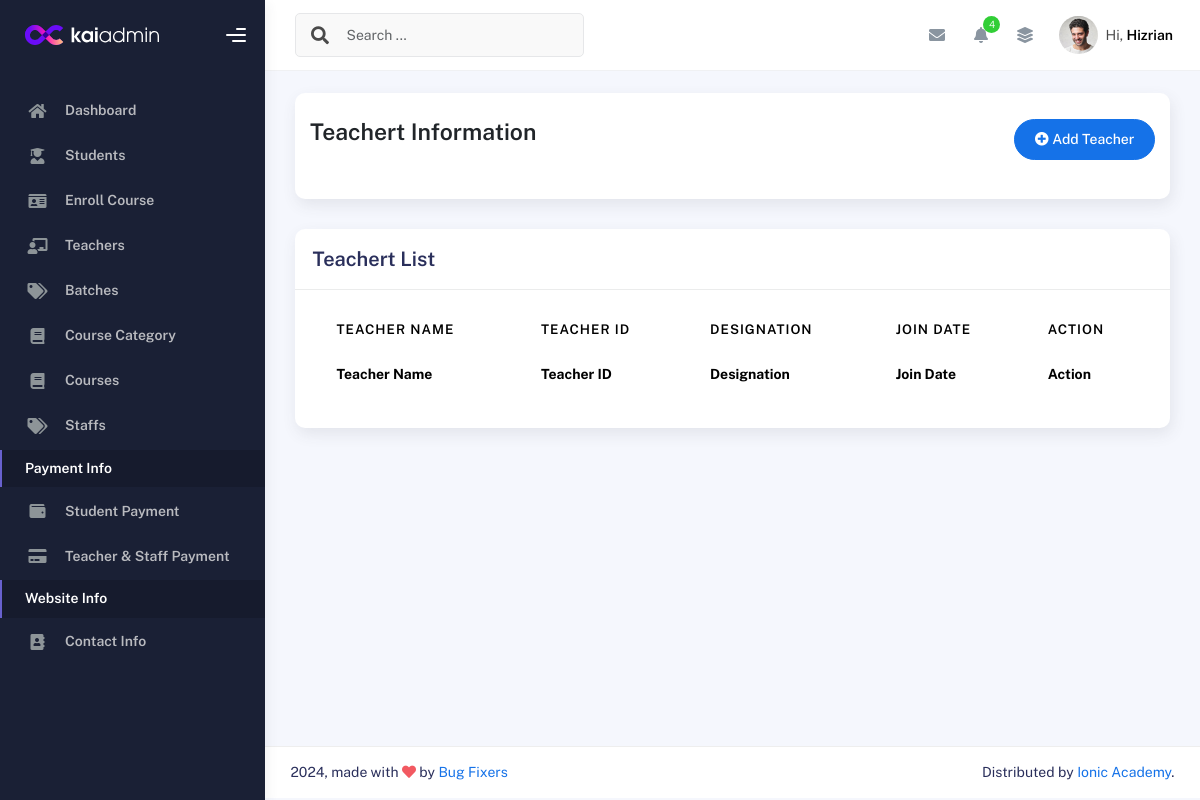
Before: /teacherlist/ (signed in) with the older database file.
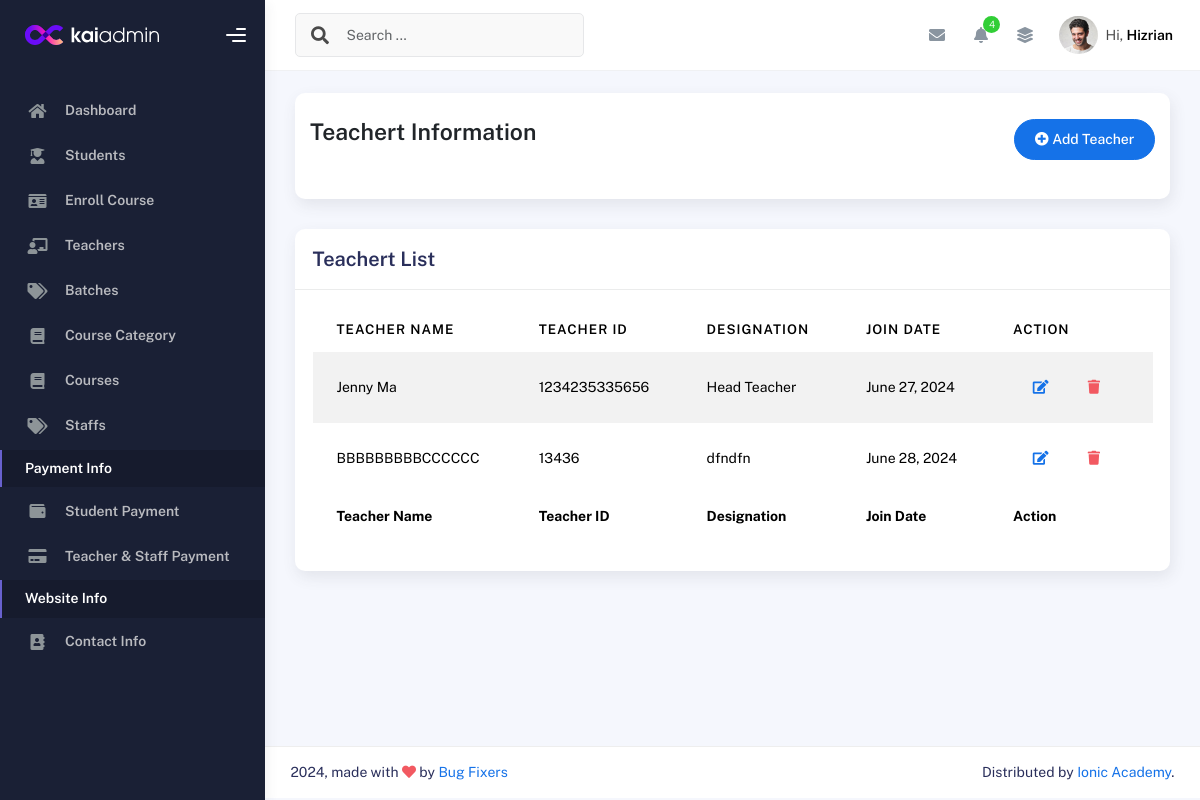
After: the same page with the newer database file.
### IMSapp/models.py (models this page shows)
class TeacherModel(models.Model):
    Imsuser = models.OneToOneField(IMSUserModel,on_delete=models.CASCADE,related_name='teacherinfo',null=True)
    EmployID=models.CharField(max_length=100,null=True)
    TeacherName=models.CharField(max_length=100,null=True)
    Designation=models.CharField(max_length=100,null=True)
    Skills=models.CharField(max_length=100,null=True)
    LinkedInLink =models.CharField(max_length=150,null=True)
    GithubLink =models.CharField(max_length=150,null=True)
    FacebookLink =models.CharField(max_length=150,null=True)
    JoinDate = models.DateField(auto_now_add=True,null=True)

### IMSapp/teacherviews.py (the view)
# urls.py: path('teacherlist/',teacherlist,name="teacherlist"),
@login_required
def teacherlist(request):
    teacherdata = TeacherModel.objects.all()
    return render(request,'teachers/teacherlist.html',{'teacherdata':teacherdata})

### IMSapp/templates/teachers/teacherlist.html
{% extends 'profilemaster/master.html' %}
{% block content %}
<div class="col-sm-12 col-md-12">
    <div class="card card-stats card-round">
        <div class="card-body">
            <div class="d-flex align-items-left align-items-md-center flex-column flex-md-row pt-2 pb-4">
                <div>
                    <h3 class="fw-bold mb-3">Teachert Information</h3>
                </div>
                <div class="ms-md-auto py-2 py-md-0">
                    <a href="{% url 'addteacher' %}" class="btn btn-primary btn-round"><i class="fas fa-plus-circle"></i> Add Teacher</a>
                </div>
            </div>
        </div>
    </div>
</div>
<div class="col-md-12">
    <div class="card">
      <div class="card-header">
        <h4 class="card-title">Teachert List</h4>
      </div>
      <div class="card-body">
        <div class="table-responsive">
          <table id="basic-datatables" class="display table table-striped table-hover">
            <thead>
              <tr>
                <th>Teacher Name</th>
                <th>Teacher ID</th>
                <th>Designation</th>
                <th>Join Date</th>
                <th>Action</th>
              </tr>
            </thead>
            <tfoot>
              <tr>
                <th>Teacher Name</th>
                <th>Teacher ID</th>
                <th>Designation</th>
                <th>Join Date</th>
                <th>Action</th>
              </tr>
            </tfoot>
            <tbody>
              {% for i in teacherdata %}
              <tr>
                <td>{{i.TeacherName}}</td>
                <td>{{i.EmployID}}</td>
                <td>{{i.Designation}}</td>
                <td>{{i.JoinDate}}</td>
                  <td>
                    <div class="form-button-action">
                      <a href="{% url 'editteacher' i.id %}" class="btn btn-link btn-primary btn-md">
                        <i class="fa fa-edit"></i>
                      </a>
                      <a href="{% url 'deleteteacher' i.id %}" class="btn btn-link btn-danger btn-md">
                        <i class="fa fa-trash"></i>
                      </a>
                    </div>
                  </td>
              </tr>
              {% endfor %}
            </tbody>
          </table>
        </div>
      </div>
    </div>
  </div>
{% endblock content %}

Changed rows visible on the page:
added TeacherModel: TeacherName "Jenny Ma", EmployID "1234235335656", Designation "Head Teacher", JoinDate "June 27, 2024"
added TeacherModel: TeacherName "BBBBBBBBBCCCCCC", EmployID "13436", Designation "dfndfn", JoinDate "June 28, 2024"
